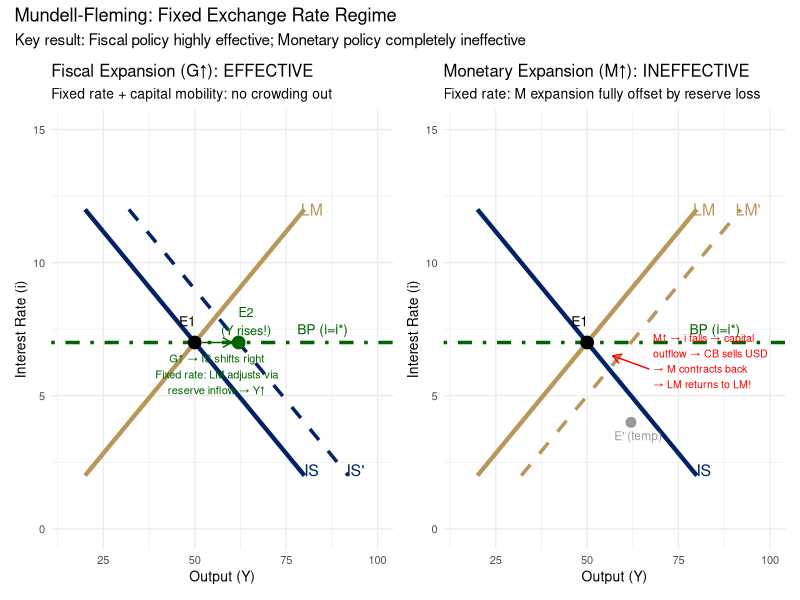
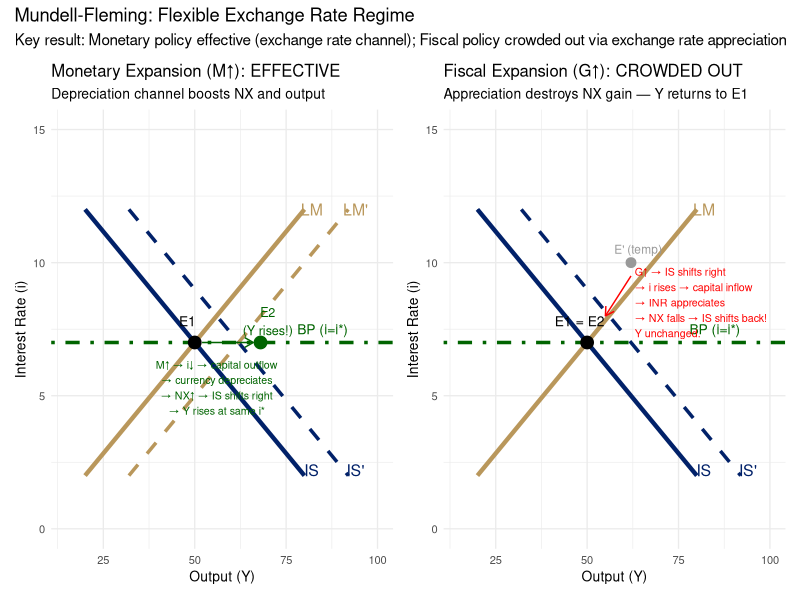
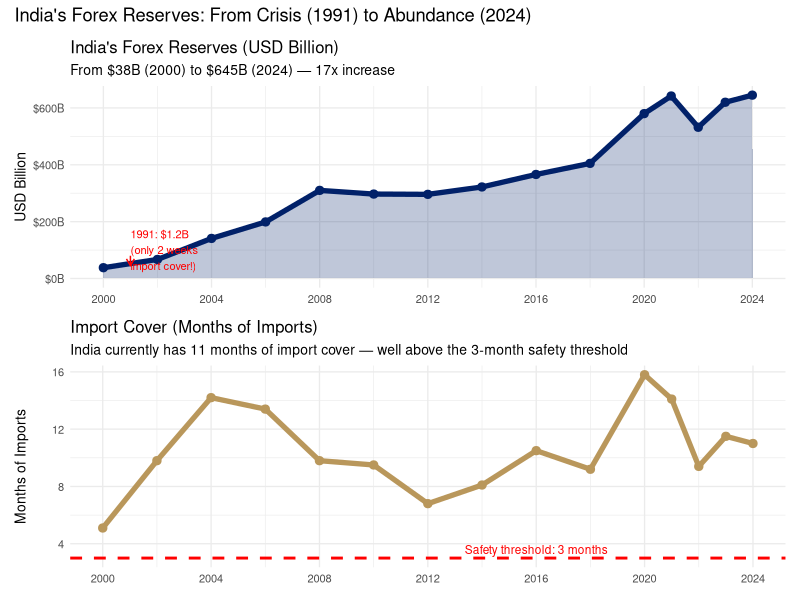
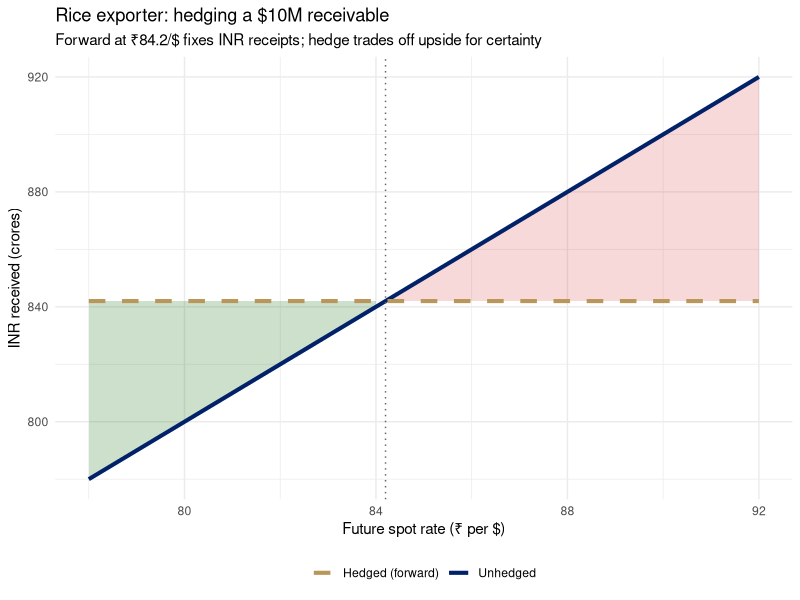
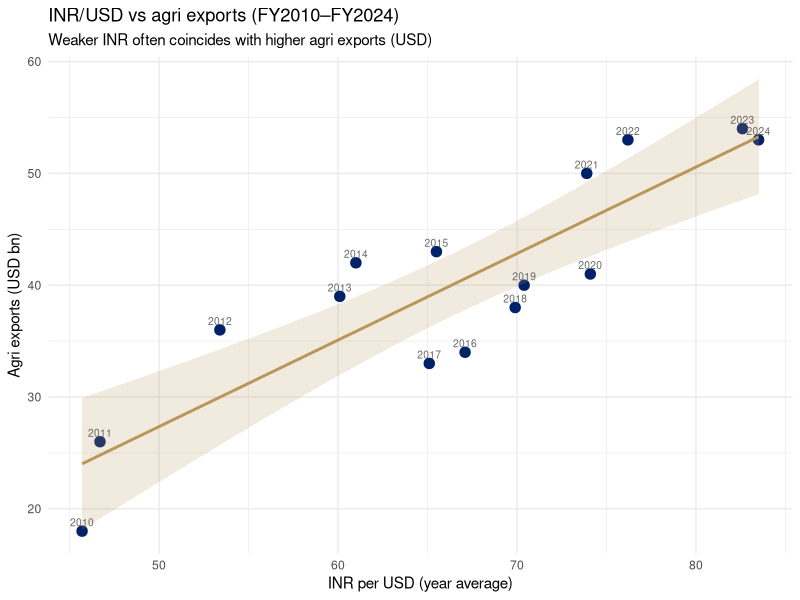

Write the R code that produced these figures, in order.
## ---- chunk 1
#| label: setup
#| include: false
library(ggplot2)
library(dplyr)
library(scales)
library(patchwork)
options(scipen=999)
theme_set(theme_minimal(base_size=11))
knitr::opts_chunk$set(echo = knitr::is_html_output())
## ---- chunk 2
#| label: fig-mf-fixed
#| fig-width: 9
#| fig-height: 4.6

# Panel 1: Fiscal expansion under fixed rate (effective)
p_fiscal <- ggplot() +
  geom_segment(aes(x=20, y=12, xend=80, yend=2), color="#012169", linewidth=1.5) +
  annotate("text", x=82, y=2.2, label="IS", size=4, color="#012169") +
  geom_segment(aes(x=32, y=12, xend=92, yend=2), color="#012169", linewidth=1.2, linetype="dashed") +
  annotate("text", x=94, y=2.2, label="IS'", size=4, color="#012169") +
  geom_segment(aes(x=20, y=2, xend=80, yend=12), color="#B9975B", linewidth=1.5) +
  annotate("text", x=82, y=12, label="LM", size=4, color="#B9975B") +
  geom_hline(yintercept=7, linetype="dotdash", color="darkgreen", linewidth=1.2) +
  annotate("text", x=85, y=7.5, label="BP (i=i*)", size=3.5, color="darkgreen") +
  geom_point(aes(x=50, y=7), size=4, color="black") +
  geom_point(aes(x=62, y=7), size=4, color="darkgreen") +
  annotate("text", x=48, y=7.8, label="E1", size=3.5) +
  annotate("text", x=64, y=7.8, label="E2\n(Y rises!)", size=3.2, color="darkgreen") +
  annotate("segment", x=52, y=7, xend=60, yend=7,
           arrow=arrow(length=unit(0.25,"cm")), color="darkgreen") +
  annotate("text", x=56, y=5.8,
           label="G↑ → IS shifts right\nFixed rate: LM adjusts via\nreserve inflow → Y↑",
           size=2.8, color="darkgreen", hjust=0.5) +
  labs(title="Fiscal Expansion (G↑): EFFECTIVE",
       subtitle="Fixed rate + capital mobility: no crowding out",
       x="Output (Y)", y="Interest Rate (i)") +
  coord_cartesian(xlim=c(15,100), ylim=c(0,15)) +
  theme_minimal(base_size=10)

# Panel 2: Monetary expansion under fixed rate (ineffective)
p_monetary <- ggplot() +
  geom_segment(aes(x=20, y=12, xend=80, yend=2), color="#012169", linewidth=1.5) +
  annotate("text", x=82, y=2.2, label="IS", size=4, color="#012169") +
  geom_segment(aes(x=20, y=2, xend=80, yend=12), color="#B9975B", linewidth=1.5) +
  annotate("text", x=82, y=12, label="LM", size=4, color="#B9975B") +
  geom_segment(aes(x=32, y=2, xend=92, yend=12), color="#B9975B", linewidth=1.2, linetype="dashed") +
  annotate("text", x=94, y=12, label="LM'", size=4, color="#B9975B") +
  geom_hline(yintercept=7, linetype="dotdash", color="darkgreen", linewidth=1.2) +
  annotate("text", x=85, y=7.5, label="BP (i=i*)", size=3.5, color="darkgreen") +
  geom_point(aes(x=50, y=7), size=4, color="black") +
  geom_point(aes(x=62, y=4), size=3, color="grey60") +
  annotate("text", x=48, y=7.8, label="E1", size=3.5) +
  annotate("text", x=64, y=3.5, label="E' (temp)", size=3, color="grey60") +
  annotate("segment", x=67, y=6, xend=57, yend=6.5,
           arrow=arrow(length=unit(0.25,"cm")), color="red") +
  annotate("text", x=68, y=6.3,
           label="M↑ → i falls → capital\noutflow → CB sells USD\n→ M contracts back\n→ LM returns to LM!",
           size=2.7, color="red", hjust=0) +
  labs(title="Monetary Expansion (M↑): INEFFECTIVE",
       subtitle="Fixed rate: M expansion fully offset by reserve loss",
       x="Output (Y)", y="Interest Rate (i)") +
  coord_cartesian(xlim=c(15,100), ylim=c(0,15)) +
  theme_minimal(base_size=10)

p_fiscal + p_monetary +
  plot_annotation(
    title="Mundell-Fleming: Fixed Exchange Rate Regime",
    subtitle="Key result: Fiscal policy highly effective; Monetary policy completely ineffective"
  )
## ---- chunk 3
#| label: fig-mf-flexible
#| fig-width: 9
#| fig-height: 4.6

# Panel 1: Monetary expansion under flexible (effective)
p_mon_flex <- ggplot() +
  geom_segment(aes(x=20, y=12, xend=80, yend=2), color="#012169", linewidth=1.5) +
  annotate("text", x=82, y=2.2, label="IS", size=4, color="#012169") +
  geom_segment(aes(x=32, y=12, xend=92, yend=2), color="#012169", linewidth=1.2, linetype="dashed") +
  annotate("text", x=94, y=2.2, label="IS'", size=4, color="#012169") +
  geom_segment(aes(x=20, y=2, xend=80, yend=12), color="#B9975B", linewidth=1.5) +
  annotate("text", x=82, y=12, label="LM", size=4, color="#B9975B") +
  geom_segment(aes(x=32, y=2, xend=92, yend=12), color="#B9975B", linewidth=1.2, linetype="dashed") +
  annotate("text", x=94, y=12, label="LM'", size=4, color="#B9975B") +
  geom_hline(yintercept=7, linetype="dotdash", color="darkgreen", linewidth=1.2) +
  annotate("text", x=85, y=7.5, label="BP (i=i*)", size=3.5, color="darkgreen") +
  geom_point(aes(x=50, y=7), size=4, color="black") +
  geom_point(aes(x=68, y=7), size=4, color="darkgreen") +
  annotate("text", x=48, y=7.8, label="E1", size=3.5) +
  annotate("text", x=70, y=7.8, label="E2\n(Y rises!)", size=3.2, color="darkgreen") +
  annotate("segment", x=52, y=7, xend=66, yend=7,
           arrow=arrow(length=unit(0.25,"cm")), color="darkgreen") +
  annotate("text", x=56, y=5.3,
           label="M↑ → i↓ → capital outflow\n→ currency depreciates\n→ NX↑ → IS shifts right\n→ Y rises at same i*",
           size=2.7, color="darkgreen", hjust=0.5) +
  labs(title="Monetary Expansion (M↑): EFFECTIVE",
       subtitle="Depreciation channel boosts NX and output",
       x="Output (Y)", y="Interest Rate (i)") +
  coord_cartesian(xlim=c(15,100), ylim=c(0,15)) +
  theme_minimal(base_size=10)

# Panel 2: Fiscal expansion under flexible (ineffective - crowded out)
p_fisc_flex <- ggplot() +
  geom_segment(aes(x=20, y=12, xend=80, yend=2), color="#012169", linewidth=1.5) +
  annotate("text", x=82, y=2.2, label="IS", size=4, color="#012169") +
  geom_segment(aes(x=32, y=12, xend=92, yend=2), color="#012169", linewidth=1.2, linetype="dashed") +
  annotate("text", x=94, y=2.2, label="IS'", size=4, color="#012169") +
  geom_segment(aes(x=20, y=12, xend=80, yend=2), color="#012169", linewidth=0.8, linetype="dotted") +
  geom_segment(aes(x=20, y=2, xend=80, yend=12), color="#B9975B", linewidth=1.5) +
  annotate("text", x=82, y=12, label="LM", size=4, color="#B9975B") +
  geom_hline(yintercept=7, linetype="dotdash", color="darkgreen", linewidth=1.2) +
  annotate("text", x=85, y=7.5, label="BP (i=i*)", size=3.5, color="darkgreen") +
  geom_point(aes(x=50, y=7), size=4, color="black") +
  geom_point(aes(x=62, y=10), size=3, color="grey60") +
  annotate("text", x=48, y=7.8, label="E1 = E2", size=3.5) +
  annotate("text", x=64, y=10.5, label="E' (temp)", size=3, color="grey60") +
  annotate("segment", x=62, y=9.5, xend=55, yend=8,
           arrow=arrow(length=unit(0.25,"cm")), color="red") +
  annotate("text", x=63, y=8.5,
           label="G↑ → IS shifts right\n→ i rises → capital inflow\n→ INR appreciates\n→ NX falls → IS shifts back!\nY unchanged.",
           size=2.7, color="red", hjust=0) +
  labs(title="Fiscal Expansion (G↑): CROWDED OUT",
       subtitle="Appreciation destroys NX gain — Y returns to E1",
       x="Output (Y)", y="Interest Rate (i)") +
  coord_cartesian(xlim=c(15,100), ylim=c(0,15)) +
  theme_minimal(base_size=10)

p_mon_flex + p_fisc_flex +
  plot_annotation(
    title="Mundell-Fleming: Flexible Exchange Rate Regime",
    subtitle="Key result: Monetary policy effective (exchange rate channel); Fiscal policy crowded out via exchange rate appreciation"
  )
## ---- chunk 4
#| label: fig-forex-reserves
#| fig-width: 8.5
#| fig-height: 4.6

reserves <- data.frame(
  year = c(2000,2002,2004,2006,2008,2010,2012,2014,2016,2018,2020,2021,2022,2023,2024),
  reserves_b = c(38,67,141,199,310,297,296,322,366,405,580,642,532,620,645),
  months_import = c(5.1,9.8,14.2,13.4,9.8,9.5,6.8,8.1,10.5,9.2,15.8,14.1,9.4,11.5,11.0)
)

p1 <- ggplot(reserves, aes(x=year, y=reserves_b)) +
  geom_area(fill="#012169", alpha=0.25) +
  geom_line(color="#012169", linewidth=1.8) +
  geom_point(color="#012169", size=2.5) +
  annotate("text", x=2001, y=100, label="1991: $1.2B\n(only 2 weeks\nimport cover!)",
           size=2.8, color="red", hjust=0) +
  annotate("segment", x=2001, y=80, xend=2001, yend=45,
           arrow=arrow(length=unit(0.2,"cm")), color="red") +
  scale_x_continuous(breaks=seq(2000,2024,4)) +
  scale_y_continuous(labels=dollar_format(suffix="B", prefix="$")) +
  labs(title="India's Forex Reserves (USD Billion)",
       subtitle="From $38B (2000) to $645B (2024) — 17x increase",
       x=NULL, y="USD Billion") +
  theme_minimal(base_size=10)

p2 <- ggplot(reserves, aes(x=year, y=months_import)) +
  geom_line(color="#B9975B", linewidth=1.8) +
  geom_point(color="#B9975B", size=2.5) +
  geom_hline(yintercept=3, linetype="dashed", color="red", linewidth=1) +
  annotate("text", x=2016, y=3.6, label="Safety threshold: 3 months", size=3, color="red") +
  scale_x_continuous(breaks=seq(2000,2024,4)) +
  labs(title="Import Cover (Months of Imports)",
       subtitle="India currently has 11 months of import cover — well above the 3-month safety threshold",
       x=NULL, y="Months of Imports") +
  theme_minimal(base_size=10)

p1 / p2 + plot_annotation(title="India's Forex Reserves: From Crisis (1991) to Abundance (2024)")
## ---- chunk 5
#| label: fig-hedging
#| fig-width: 7.0
#| fig-height: 3.6

e_future <- seq(78, 92, by=0.25)
unhedged <- e_future * 10
hedged_rate <- 84.2
hedged <- rep(hedged_rate * 10, length(e_future))

df_hedge <- data.frame(
  e_future = e_future,
  unhedged = unhedged,
  hedged = hedged
)

df_hedge_below <- df_hedge[df_hedge$e_future <= hedged_rate, ]
df_hedge_above <- df_hedge[df_hedge$e_future >= hedged_rate, ]

ggplot(df_hedge, aes(x=e_future)) +
  geom_ribbon(data=df_hedge_below,
              aes(x=e_future, ymin=unhedged, ymax=hedged),
              fill="darkgreen", alpha=0.2) +
  geom_ribbon(data=df_hedge_above,
              aes(x=e_future, ymin=hedged, ymax=unhedged),
              fill="#cc0000", alpha=0.15) +
  geom_line(aes(y=unhedged, color="Unhedged"), linewidth=1.4) +
  geom_line(aes(y=hedged, color="Hedged (forward)"), linewidth=1.4, linetype="dashed") +
  geom_vline(xintercept=hedged_rate, linetype="dotted", color="grey40") +
  scale_color_manual(values=c("Unhedged"="#012169","Hedged (forward)"="#B9975B")) +
  labs(title="Rice exporter: hedging a $10M receivable",
       subtitle="Forward at ₹84.2/$ fixes INR receipts; hedge trades off upside for certainty",
       x="Future spot rate (₹ per $)", y="INR received (crores)", color=NULL) +
  theme_minimal(base_size=11) +
  theme(legend.position="bottom")
## ---- chunk 6
#| label: fig-inr-agri-exports
#| fig-width: 7.2
#| fig-height: 3.8

agri_inr <- data.frame(
  year = 2010:2024,
  inr_usd = c(45.7,46.7,53.4,60.1,61.0,65.5,67.1,65.1,69.9,70.4,
              74.1,73.9,76.2,82.6,83.5),
  agri_exports = c(18,26,36,39,42,43,34,33,38,40,41,50,53,54,53)
)

ggplot(agri_inr, aes(x=inr_usd, y=agri_exports)) +
  geom_point(color="#012169", size=3.2) +
  geom_smooth(method="lm", se=TRUE, color="#B9975B", fill="#B9975B", alpha=0.2) +
  geom_text(aes(label=year), nudge_y=0.8, size=2.6, color="grey40") +
  labs(title="INR/USD vs agri exports (FY2010–FY2024)",
       subtitle="Weaker INR often coincides with higher agri exports (USD)",
       x="INR per USD (year average)", y="Agri exports (USD bn)") +
  theme_minimal(base_size=11)
